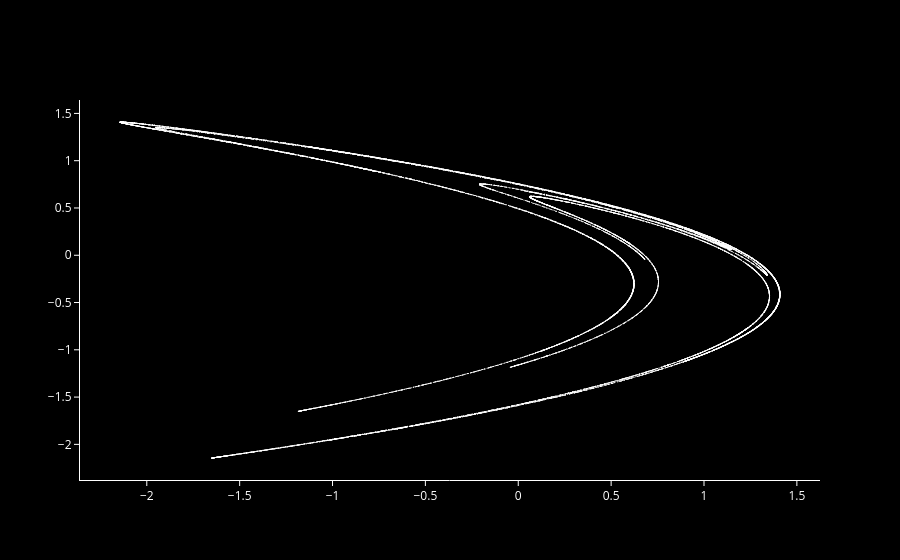

Write notebook code for a chart like this one.
### Code cell
fig = henon_plot(henon_scaled)
fig.show()

### Figure 1 — Plotly figure (JSON) as saved in the notebook; plotly's stock layout.template omitted (floating-point values rounded to 4 significant figures; data arrays with more than 128 entries replaced by an {"elided": "..."} marker saying what was removed)
{"data": [{"marker": {"color": "white", "size": 1}, "mode": "markers", "type": "scatter", "x": {"elided": "22001 float values"}, "y": {"elided": "22001 float values"}}], "layout": {"font": {"color": "white"}, "paper_bgcolor": "black", "plot_bgcolor": "black", "xaxis": {"linecolor": "white", "showgrid": false, "tickcolor": "white", "ticks": "outside", "zeroline": false}, "yaxis": {"linecolor": "white", "showgrid": false, "tickcolor": "white", "ticks": "outside", "zeroline": false}}}
